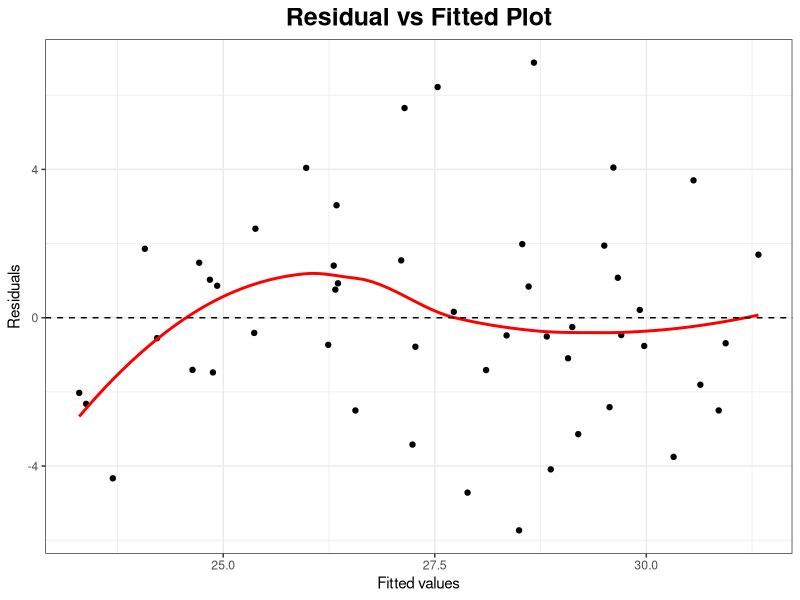
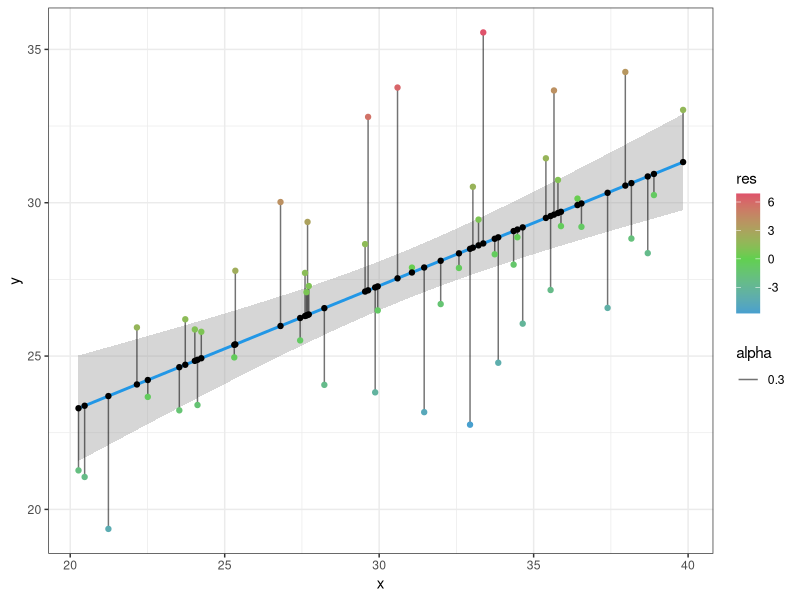
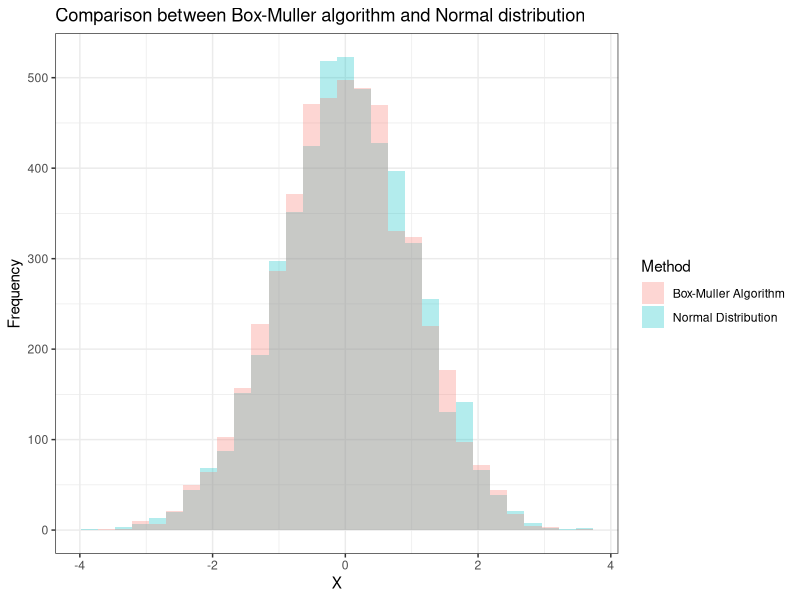

Generate these figures, in order, with R:
## ---- chunk 1
knitr::opts_chunk$set(echo = TRUE)
library(microbenchmark)
library(ggplot2)
## ---- chunk 2
q1 <- function(n, size, p) {
    random.binomial <- c()
    for (i in 1:n) {
        random.uniform <- runif(size, 0, 1)
        random.bernoulli <- as.numeric(random.uniform < p)
        random.binomial[i] <- sum(random.bernoulli)
    }
    return(random.binomial)
}
## ---- chunk 3
microbenchmark(rbinom(n = 100, size = 100, p = 0.25),
               q1(n = 100, size = 100, p = 0.25),
               times = 100)
## ---- chunk 4
set.seed(1)

x <- runif(50, 20, 40)
y <- 15 + 0.4 * x + rnorm(50, 0, 3)
data.xy <- data.frame(x, y)
lrm <- lm(y ~ x, data = data.xy)
data.xy$prd <- predict(lrm)
data.xy$res <- residuals(lrm)

# using ggplot function
ggplot(lrm, aes(.fitted, .resid)) + 
    geom_point() + 
    stat_smooth(method = "auto", se = F, col = 'red') + 
    geom_hline(yintercept = 0, linetype = "dashed") + 
    xlab("Fitted values") + 
    ylab("Residuals") + 
    ggtitle("Residual vs Fitted Plot") +
    theme_bw() + 
    theme(plot.title = element_text(hjust = 0.5, size = 18, face = "bold"))

ggplot(data.xy, aes(x,y)) +
    geom_smooth(method = "lm", color = 4) +
    geom_segment(aes(xend = x, yend = prd, alpha = 0.3)) +
    geom_point(aes(color = res)) +
    scale_color_gradient2(low = 4, mid = 3, high = 2) +
    geom_point(aes(y = prd), shape = 19, col = 1, lwd = 1) +
    theme_bw()
## ---- chunk 5
newrnorm <- function(n) {
    u1 <- runif(n/2, 0, 1)
    u2 <- runif(n/2, 0, 1)
    
    theta <- 2 * pi * u2
    R <- sqrt(-2 * log(u1))
    
    x <- R * cos(theta)
    y <- R * sin(theta)
    
    vec <- c(x, y)
    vec
}

x <- seq(-2, 2, length.out = 5000)
y1 <- newrnorm(5000)
y2 <- rnorm(5000)
Y <- data.frame(y1, y2)

# using ggplot
ggplot(data = Y, aes(x = y1, fill = "red")) +
    geom_histogram(alpha = 0.3) + 
    geom_histogram(aes(x = y2, fill = "blue"), alpha = 0.3) +
    labs(x = "X", 
         y = "Frequency", 
         title = "Comparison between Box-Muller algorithm and Normal distribution") + 
    scale_fill_discrete(name = "Method", 
                        labels = c("Box-Muller Algorithm", "Normal Distribution")) +
    theme_bw()
